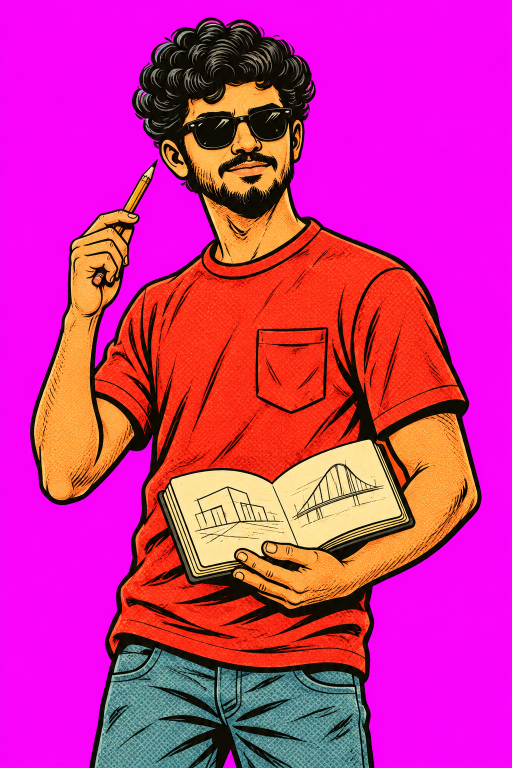
#> input picture assets/illustrations/intro/source/idea.png, 1024 x 1536 px (shown at 1/2 size); its folder holds 3 pictures in this run
$ python prepare_intro_assets.py
#> lines starting #> are read from the running program, lines starting #| are printed output that depends on the picture
"""Compile generated magenta stills to alpha WebP. Does not synthesize artwork.
Run from repository root: python3 scripts/prepare_intro_assets.py
Requires Pillow/NumPy; uses the existing dominance-v2 chroma key helper.
"""
from pathlib import Path
import json
import numpy as np
from PIL import Image, ImageDraw
from chroma_key import apply_key, default_parameters

ROOT = Path(__file__).resolve().parents[1]
ART = ROOT / 'assets/illustrations/intro'
PUBLIC = ROOT / 'public/illustrations/intro'
for folder in [ART / 'alpha', ART / 'qa', PUBLIC]:
    folder.mkdir(parents=True, exist_ok=True)

report = {}
matrix = Image.new('RGB', (1200, 1200), '#f0e2bf')
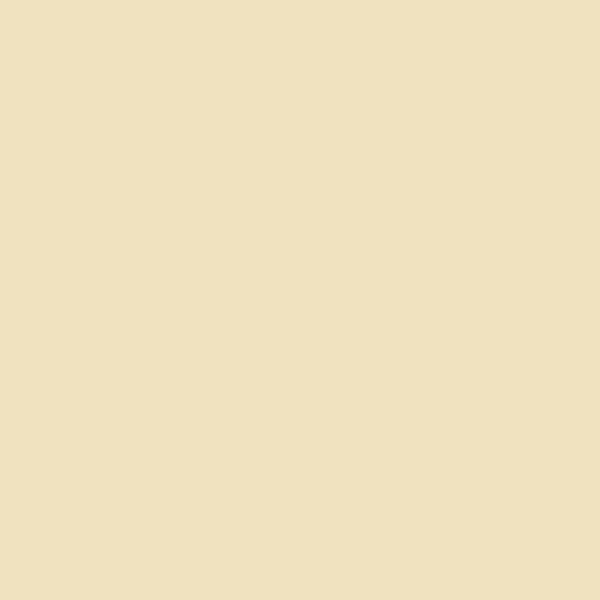
#> matrix: PIL image 1200x1200 RGB (shown at 1/2 size); mean R, G, B 240, 226, 191
for index, name in enumerate(['idea', 'build', 'stride']):
    image = Image.open(ART / 'source' / f'{name}.png').convert('RGB')
#> image is the input picture: PIL image 1024x1536 RGB; mean R, G, B 205.9, 45.5, 146.3
#> (the run stopped early here; a loop or call above may not have finished)
